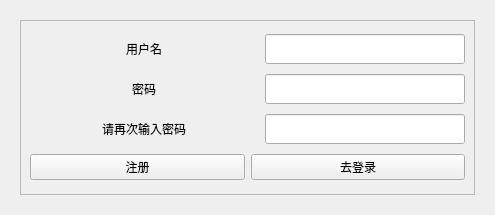
<?xml version="1.0" encoding="UTF-8"?>
<ui version="4.0">
 <class>configwidget2</class>
 <widget class="QWidget" name="configwidget2">
  <property name="geometry">
   <rect>
    <x>0</x>
    <y>0</y>
    <width>495</width>
    <height>215</height>
   </rect>
  </property>
  <property name="windowTitle">
   <string>Form</string>
  </property>
  <property name="styleSheet">
   <string notr="true"/>
  </property>
  <layout class="QVBoxLayout" name="verticalLayout_3">
   <item>
    <widget class="QStackedWidget" name="stackedWidget">
     <property name="currentIndex">
      <number>1</number>
     </property>
     <widget class="QWidget" name="page">
      <layout class="QVBoxLayout" name="verticalLayout_4">
       <item>
        <widget class="QFrame" name="frame">
         <property name="styleSheet">
          <string notr="true"/>
         </property>
         <property name="frameShape">
          <enum>QFrame::StyledPanel</enum>
         </property>
         <property name="frameShadow">
          <enum>QFrame::Raised</enum>
         </property>
         <layout class="QVBoxLayout" name="verticalLayout">
          <item>
           <layout class="QHBoxLayout" name="horizontalLayout_2">
            <item>
             <widget class="QLabel" name="label">
              <property name="styleSheet">
               <string notr="true">font: 9pt &quot;华文行楷&quot;;</string>
              </property>
              <property name="text">
               <string>用户名</string>
              </property>
             </widget>
            </item>
            <item>
             <widget class="QLineEdit" name="id"/>
            </item>
           </layout>
          </item>
          <item>
           <layout class="QHBoxLayout" name="horizontalLayout_3">
            <item>
             <widget class="QLabel" name="label_2">
              <property name="styleSheet">
               <string notr="true">font: 9pt &quot;华文行楷&quot;;</string>
              </property>
              <property name="text">
               <string>密码</string>
              </property>
             </widget>
            </item>
            <item>
             <widget class="QLineEdit" name="passward"/>
            </item>
           </layout>
          </item>
          <item>
           <widget class="QSplitter" name="splitter_3">
            <property name="orientation">
             <enum>Qt::Horizontal</enum>
            </property>
            <widget class="QPushButton" name="loginButton">
             <property name="text">
              <string>登录</string>
             </property>
            </widget>
            <widget class="QPushButton" name="regitButton">
             <property name="text">
              <string>注册</string>
             </property>
            </widget>
           </widget>
          </item>
         </layout>
        </widget>
       </item>
      </layout>
     </widget>
     <widget class="QWidget" name="page_2">
      <layout class="QVBoxLayout" name="verticalLayout_5">
       <item>
        <widget class="QFrame" name="frame_2">
         <property name="frameShape">
          <enum>QFrame::StyledPanel</enum>
         </property>
         <property name="frameShadow">
          <enum>QFrame::Raised</enum>
         </property>
         <layout class="QVBoxLayout" name="verticalLayout_2">
          <item>
           <layout class="QHBoxLayout" name="horizontalLayout_4">
            <item alignment="Qt::AlignHCenter">
             <widget class="QLabel" name="label_3">
              <property name="styleSheet">
               <string notr="true">font: 9pt &quot;华文行楷&quot;;</string>
              </property>
              <property name="text">
               <string>用户名</string>
              </property>
             </widget>
            </item>
            <item>
             <widget class="QLineEdit" name="regitid">
              <property name="minimumSize">
               <size>
                <width>200</width>
                <height>30</height>
               </size>
              </property>
              <property name="maximumSize">
               <size>
                <width>200</width>
                <height>30</height>
               </size>
              </property>
             </widget>
            </item>
           </layout>
          </item>
          <item>
           <layout class="QHBoxLayout" name="horizontalLayout_5">
            <item alignment="Qt::AlignHCenter">
             <widget class="QLabel" name="label_4">
              <property name="styleSheet">
               <string notr="true">font: 9pt &quot;华文行楷&quot;;</string>
              </property>
              <property name="text">
               <string>密码</string>
              </property>
             </widget>
            </item>
            <item>
             <widget class="QLineEdit" name="regitpassward">
              <property name="minimumSize">
               <size>
                <width>200</width>
                <height>30</height>
               </size>
              </property>
              <property name="maximumSize">
               <size>
                <width>200</width>
                <height>30</height>
               </size>
              </property>
             </widget>
            </item>
           </layout>
          </item>
          <item>
           <layout class="QHBoxLayout" name="horizontalLayout_6">
            <item alignment="Qt::AlignHCenter">
             <widget class="QLabel" name="label_5">
              <property name="styleSheet">
               <string notr="true">font: 9pt &quot;华文行楷&quot;;</string>
              </property>
              <property name="text">
               <string>请再次输入密码</string>
              </property>
             </widget>
            </item>
            <item>
             <widget class="QLineEdit" name="aginpassward">
              <property name="minimumSize">
               <size>
                <width>200</width>
                <height>30</height>
               </size>
              </property>
              <property name="maximumSize">
               <size>
                <width>200</width>
                <height>30</height>
               </size>
              </property>
             </widget>
            </item>
           </layout>
          </item>
          <item>
           <layout class="QHBoxLayout" name="horizontalLayout_7">
            <item>
             <widget class="QPushButton" name="regit">
              <property name="text">
               <string>注册</string>
              </property>
             </widget>
            </item>
            <item>
             <widget class="QPushButton" name="tologin">
              <property name="text">
               <string>去登录</string>
              </property>
             </widget>
            </item>
           </layout>
          </item>
         </layout>
        </widget>
       </item>
      </layout>
     </widget>
    </widget>
   </item>
  </layout>
 </widget>
 <resources/>
 <connections/>
</ui>
